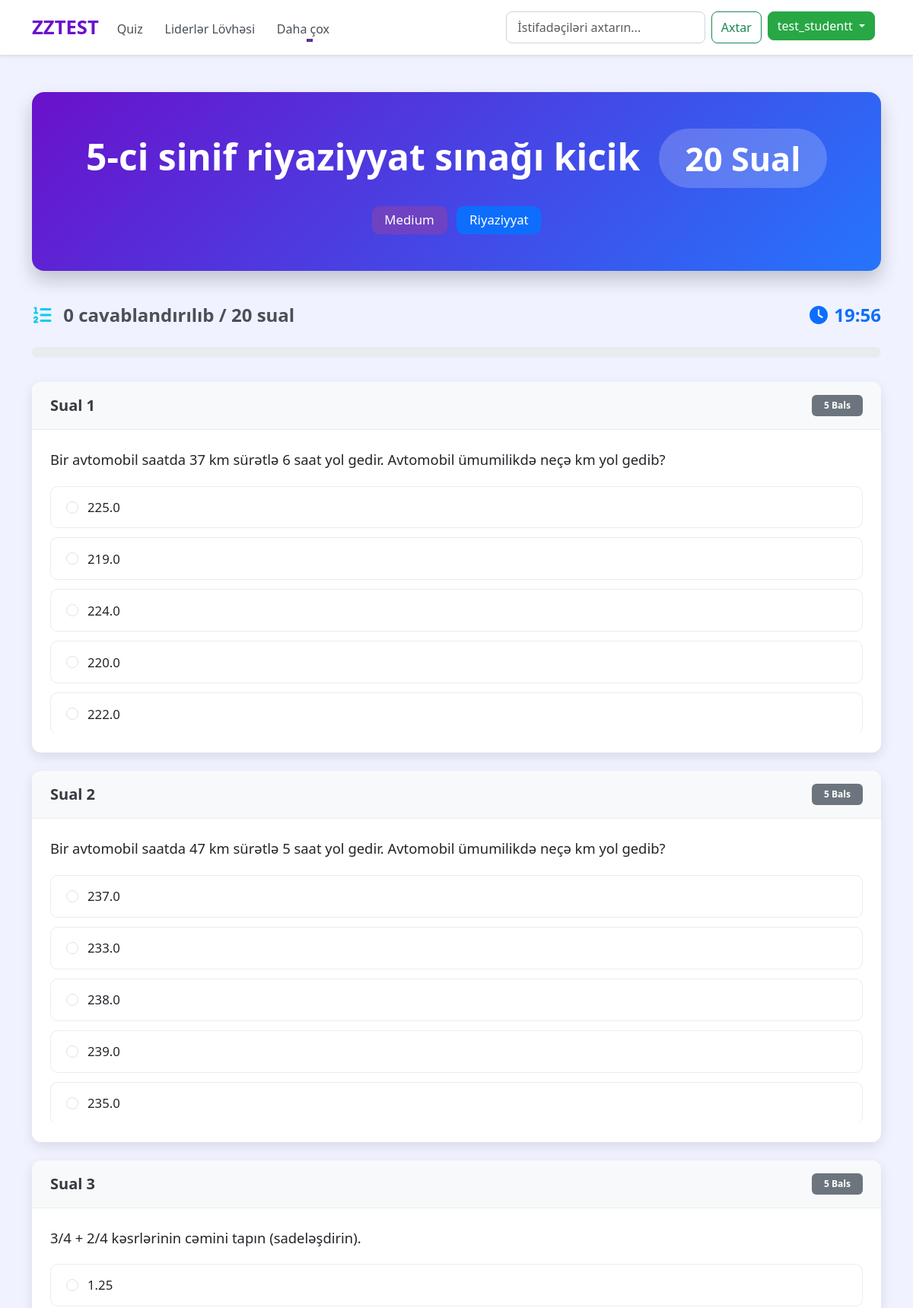
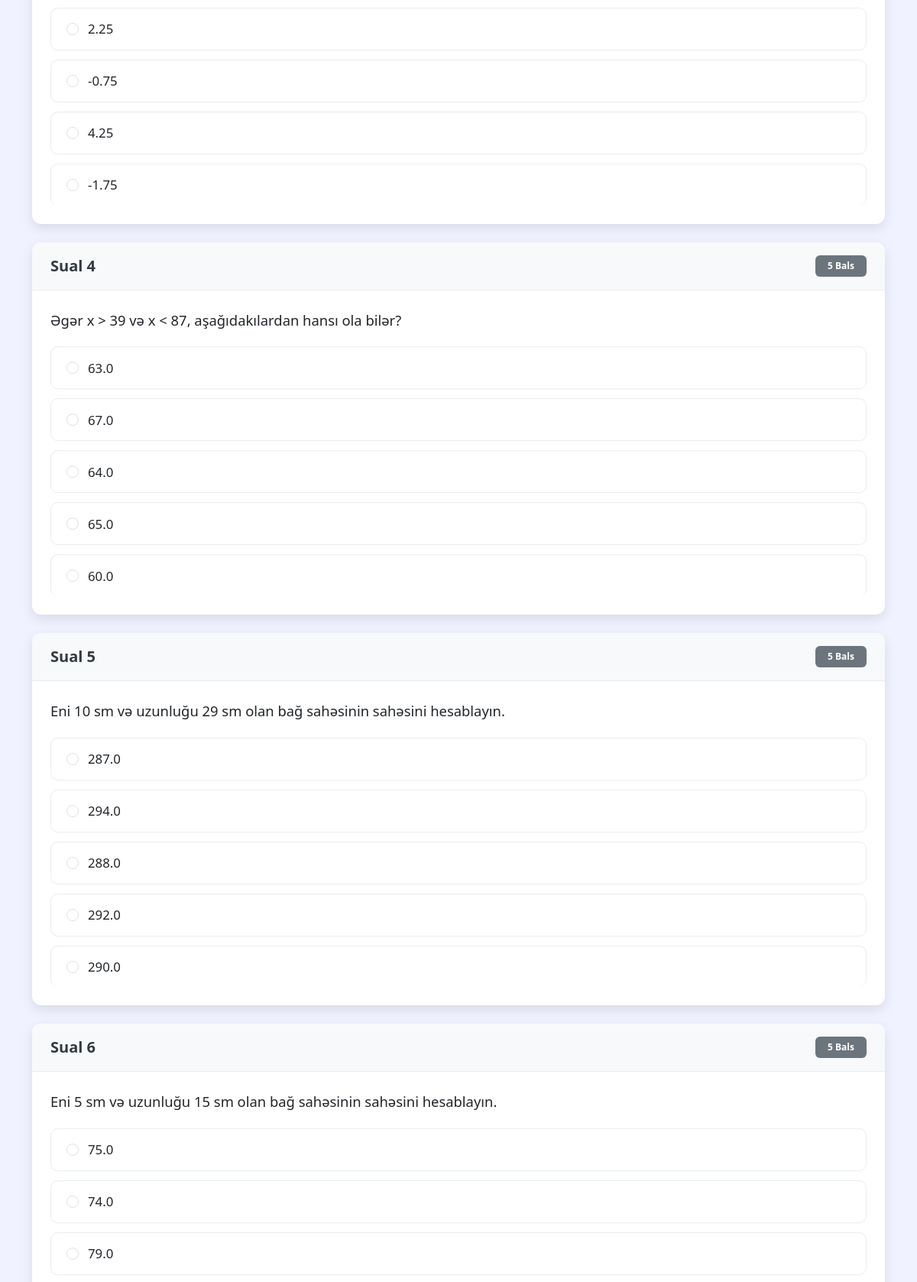
/quiz/9 (signed in, upper part), run on the app's committed database (2 pictures, top to bottom).
### quiz/models.py (models this page shows, shortened)
class Quiz(models.Model):
    DIFFICULTY_CHOICES = (
        ('Very Easy', 'Very Easy'),
        ('Easy', 'Easy'),
        ('Medium', 'Medium'),
        ('Hard', 'Hard'),
        ('Very Hard', 'Very Hard')
    )
    title = models.CharField(max_length=255, null=True, blank=True)
    description = models.TextField(null=True, blank=True)
    grade = models.PositiveIntegerField(blank=True, null=True)
    category = models.ForeignKey(Category, on_delete=models.CASCADE)
    quiz_file = models.FileField(upload_to='quiz/', null=True, blank=True)
    created_at = models.DateTimeField(auto_now_add=True, null=True, blank=True)
    updated_at = models.DateTimeField(auto_now=True, null=True, blank=True)
    difficulty = models.CharField(max_length=20, choices=DIFFICULTY_CHOICES, default='Medium')
    avg_score = models.FloatField(null=True, blank=True)
    completion_rate = models.FloatField(null=True, blank=True)
    avg_time_spent = models.DurationField(null=True, blank=True)
    discrimination_index = models.FloatField(null=True, blank=True)
    class Meta:
        verbose_name_plural = 'Quizzes'

class Category(models.Model):
    name = models.CharField(max_length=15)
    class Meta:
        verbose_name_plural = 'Categories'

class Question(models.Model):
    quiz = models.ForeignKey(Quiz, on_delete=models.CASCADE)
    question_theme = models.CharField(max_length=200, null=True, blank=True)
    text = models.TextField(null=True, blank=True)
    mark = models.PositiveIntegerField(default=10)
    solution_explanation = models.CharField(max_length=1000, null=True, blank=True)
    times_attempted = models.PositiveIntegerField(default=0)
    times_correct = models.PositiveIntegerField(default=0)
    times_incorrect = models.PositiveIntegerField(default=0)
    avg_time_spent = models.FloatField(null=True, blank=True)  # in seconds
    discrimination_index = models.FloatField(null=True, blank=True)  # (-1 to 1)
    last_updated = models.DateTimeField(auto_now=True)

class Choice(models.Model):
    question = models.ForeignKey(Question, on_delete=models.CASCADE)
    text = models.CharField(max_length=255, null=True, blank=True)
    is_correct = models.BooleanField(default=False)

### quiz/views.py (the view, shortened to what this page needs)
# urls.py: path('<int:quiz_id>', views.quiz_view, name='quiz'),
@login_required
def quiz_view(request, quiz_id):
    quiz = get_object_or_404(Quiz.objects.prefetch_related('question_set__choice_set'), pk=quiz_id)
    if 'quiz_start_time' not in request.session:
        request.session['quiz_start_time'] = timezone.now().isoformat() # Store as ISO format string
    context = {
        'quiz': quiz,
        'questions': quiz.question_set.all(),
        'user_progress': request.user.quizsubmission_set.filter(quiz=quiz).first() if request.user.is_authenticated else None
    }
    return render(request, 'quiz.html', context)

### templates/quiz.html (shortened to what this page needs)
{% extends 'index.html' %}
{% load static %}
{% block content %}
    <div class="container py-5">
        <div class="quiz-header animate__animated animate__fadeInDown">
            <h1 class="display-5 fw-bold mb-3">
                {{quiz.title}}
                <span class="badge rounded-pill quiz-title-badge">{{quiz.question_set.all|length}} Sual</span>
            </h1>
            <div class="quiz-info-badges mt-4 d-flex justify-content-center animate__animated animate__fadeIn animate__delay-1s">
                <span class="badge bg-primary">{{quiz.difficulty}}</span>
                <span class="badge bg-info">{{quiz.category.name}}</span>
            </div>
        </div>
        <div class="d-flex justify-content-between align-items-center quiz-controls animate__animated animate__fadeInUp animate__delay-1s">
            <div class="fs-4 fw-bold">
                <i class="fas fa-list-ol me-2 text-info"></i>
                <span id="question-counter">0</span> cavablandırılıb / {{ quiz.question_set.all|length }} sual
            </div>
            <div class="fs-4">
                <span id="timer" class="fw-bold text-primary">00:00</span>
            </div>
        </div>
        <div class="progress" id="progress-bar-container">
        </div>
        <form action="" method="post" id="quiz-form" class="needs-validation" novalidate>
            <div class="questions my-4">
                {% for question in quiz.question_set.all %}
                <div class="card mb-4 question-card animate__animated animate__fadeInUp" id="q{{forloop.counter}}" data-question-id="{{question.id}}" data-mark="{{question.mark}}">
                    <div class="card-header d-flex justify-content-between align-items-center">
                        <span class="fw-bold fs-5">Sual {{forloop.counter}}</span>
                        <span class="badge bg-secondary py-2 px-3">{{question.mark}} Bal{{question.mark|pluralize}}</span>
                    </div>
                    <div class="card-body">
                        <p class="card-text">{{question.text}}</p>
                        <div class="list-group list-group-flush">
                            {% for option in question.choice_set.all %}
                            <label class="list-group-item">
                                <input class="form-check-input"
                                    value="{{ option.id }}"
                                    type="radio"
                                    name="question_{{ question.id }}"
                                    id="opt{{ option.id }}"
                                    {% if forloop.first %}required{% endif %}>
                                <span class="form-check-label">{{option.text}}</span>
                            </label>
                            {% endfor %}
                        </div>
                    </div>
                </div>
                {% endfor %}
            </div>
        </form>
    </div>
{% endblock content %}

### templates/components/navbar.html (shortened to what this page needs)
{% load static %}
<nav class="navbar navbar-expand-lg main-navbar d-none d-lg-block shadow-sm">
    <div class="container">
        <a class="navbar-brand brand-glow" href="{% url 'home' %}">ZZTEST</a>
        <div class="collapse navbar-collapse" id="navbarSupportedContent">
            <ul class="navbar-nav me-auto mb-2 mb-lg-0">
                <li class="nav-item">
                    <a class="nav-link nav-link-custom" href="{% url 'all_quiz' %}">Quiz</a>
                </li>
                <li class="nav-item">
                    <a class="nav-link nav-link-custom" href="{% url 'leaderboard' %}">Liderlər Lövhəsi</a>
                </li>
                <li class="nav-item dropdown">
                    <a class="nav-link dropdown-toggle nav-link-custom" href="#" role="button" data-bs-toggle="dropdown"
                        aria-expanded="false">
                        Daha çox
                    </a>
                </li>
            </ul>
            <form class="d-flex search-form" role="search" action="{% url 'search_users' %}">
                <input class="form-control me-2 search-input" type="search" name="q" placeholder="İstifadəçiləri axtarın..." aria-label="Search">
                <button class="btn btn-outline-success search-btn me-2" type="submit">Axtar</button>
                {% if request.user.is_authenticated %}
                <div class="dropdown me-2">
                    <button class="btn btn-success dropdown-toggle user-menu-btn" type="button" id="userDropdown" data-bs-toggle="dropdown" aria-expanded="false">
                        {{ request.user.username }}
                    </button>
                </div>
                {% else %}
                <a href="{% url 'login' %}" class="btn btn-primary login-btn">Daxil ol</a>
                {% endif %}
            </form>
        </div>
    </div>
</nav>

### templates/index.html (style rules this page uses)
body { font-family: 'Segoe UI', Roboto, 'Helvetica Neue', Arial, sans-serif; color: #343a40; background-color: #f8f9fa; }
a { text-decoration: none; color: #0d6efd; transition: color 0.2s ease; }

### templates/quiz.html (style rules this page uses)
body { background-color: #f0f2ff; }
.quiz-header { background: linear-gradient(135deg, #6a11cb 0%, #2575fc 100%); color: white; padding: 3rem 0; margin-bottom: 2.5rem; border-radius: 1rem; box-shadow: 0 0.75rem 1.5rem rgba(0, 0, 0, 0.2); text-align: center; }
.quiz-title-badge { background-color: rgba(255, 255, 255, 0.2) !important; backdrop-filter: blur(3px); font-size: 0.9em; padding: 0.4em 0.8em; margin-left: 0.75rem; }
.quiz-info-badges .badge { font-size: 1.05em; padding: 0.6em 1em; margin: 0 0.4rem; border-radius: 0.6rem; font-weight: 500; }
.quiz-info-badges .badge.bg-info { background-color: #0d6efd !important; color: white; }
.quiz-info-badges .badge.bg-primary { background-color: #6f42c1 !important; color: white; }
.quiz-controls { font-size: 1.1rem; font-weight: 500; color: #495057; margin-bottom: 1.5rem; }
#progress-bar-container { height: 14px; margin-bottom: 2rem; border-radius: 0.75rem; overflow: hidden; background-color: #e9ecef; }
.question-card { border: none; border-radius: 0.75rem; box-shadow: 0 0.35rem 1rem rgba(0, 0, 0, 0.1); transition: transform 0.2s ease-in-out, box-shadow 0.2s ease-in-out; background-color: white; }
.question-card .card-header { background-color: #f8f9fa; border-bottom: 1px solid #e9ecef; font-weight: 600; color: #343a40; padding: 1rem 1.5rem; border-top-left-radius: 0.75rem; border-top-right-radius: 0.75rem; }
.question-card .card-body { padding: 1.5rem; }
.question-card .card-text { font-size: 1.15rem; line-height: 1.6; margin-bottom: 1.25rem; }
.list-group-flush .list-group-item { cursor: pointer; border: 1px solid #e9ecef; border-radius: 0.6rem; margin-bottom: 0.75rem; padding: 0.9rem 1.25rem; transition: background-color 0.2s ease, border-color 0.2s ease, box-shadow 0.2s ease; display: flex; align-items: center; background-color: #ffffff; }
.list-group-flush .list-group-item:last-child { margin-bottom: 0; }
.list-group-flush .list-group-item input[type="radio"] { margin-top: 0; flex-shrink: 0; }
.list-group-flush .list-group-item .form-check-label { margin-left: 0.75rem; flex-grow: 1; font-size: 1.05rem; cursor: pointer; }
.animate__animated { animation-duration: 0.8s; }

### templates/components/navbar.html (style rules this page uses)
.main-navbar { background-color: #ffffff; border-bottom: 1px solid #e0e0e0; padding-top: 0.75rem; padding-bottom: 0.75rem; }
.navbar-brand { font-weight: 700; font-size: 1.6rem; color: #6a11cb !important; transition: color 0.2s ease; }
.nav-link-custom { font-weight: 500; color: #495057; margin-right: 0.8rem; transition: all 0.2s ease-in-out; position: relative; padding-bottom: 0.3rem; }
.nav-link-custom::after { content: ''; position: absolute; width: 0; height: 2px; bottom: 0; left: 50%; background-color: #6a11cb; transition: width 0.3s ease-out, left 0.3s ease-out; }
.search-form .search-input { border-radius: 0.5rem; border-color: #ced4da; padding: 0.5rem 0.9rem; }
.search-btn { border-radius: 0.5rem; font-weight: 500; transition: all 0.2s ease; }
.user-menu-btn { border-radius: 0.5rem; font-weight: 500; background-color: #28a745; border-color: #28a745; transition: all 0.2s ease; }

### data on the page
Quiz: title "5-ci sinif riyaziyyat sınağı kicik", question_set.all|length "20", difficulty "Medium", category.name "Riyaziyyat"
Question: mark "5", text "Bir avtomobil saatda 37 km sürətlə 6 saat yol gedir. Avtomobil ümumilikdə neçə km yol gedib?"
Choice: text "225.0"
Choice: text "219.0"
Choice: text "224.0"
Choice: text "220.0"
Choice: text "222.0"
Question: mark "5", text "Bir avtomobil saatda 47 km sürətlə 5 saat yol gedir. Avtomobil ümumilikdə neçə km yol gedib?"
Choice: text "237.0"
Choice: text "233.0"
Choice: text "238.0"
Choice: text "239.0"
Choice: text "235.0"
Question: mark "5", text "3/4 + 2/4 kəsrlərinin cəmini tapın (sadeləşdirin)."
Choice: text "1.25"
Choice: text "2.25"
Choice: text "-0.75"
Choice: text "4.25"
Choice: text "-1.75"
Question: mark "5", text "Əgər x > 39 və x < 87, aşağıdakılardan hansı ola bilər?"
Choice: text "63.0"
Choice: text "67.0"
Choice: text "64.0"
Choice: text "65.0"
Choice: text "60.0"
Question: mark "5", text "Eni 10 sm və uzunluğu 29 sm olan bağ sahəsinin sahəsini hesablayın."
Choice: text "287.0"
Choice: text "294.0"
Choice: text "288.0"
Choice: text "292.0"
Choice: text "290.0"
Question: mark "5", text "Eni 5 sm və uzunluğu 15 sm olan bağ sahəsinin sahəsini hesablayın."
Choice: text "75.0"
Choice: text "74.0"
Choice: text "79.0"

### other printed values
{{ request.user.username }} "test_studentt"
